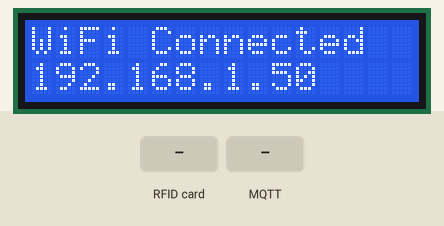
Bench run of a sketch on a simulated ESP8266 (NodeMCU). Shown: 16×2 character LCD. Inputs (shaded band) come from the test bench. WiFi joins after 1.5 s; servers stay silent unless stated; no MQTT or app messages arrive unless stated; what the sketch prints to the serial monitor is not drawn.

Above: at 2.2 s.
At 4.8 s:
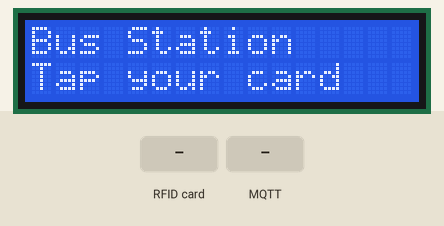
4.9 s: RFID card 5E 7A 19 C4 held to the reader
At 5.4 s:
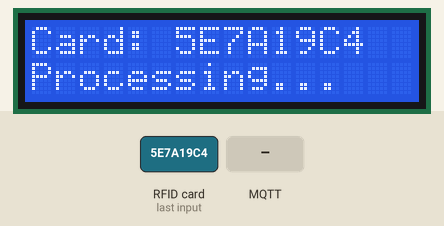
7.9 s: MQTT message "1" arrives on the first subscribed topic
At 9.0 s:
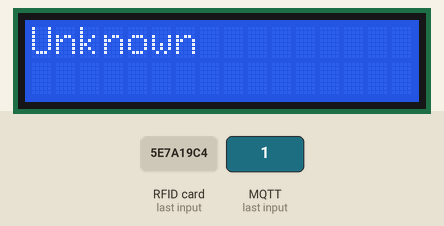
10.9 s: MQTT message "0" arrives on the first subscribed topic
13.9 s: MQTT message "2" arrives on the first subscribed topic
Timing chart, 0 to 16.9 s (numbered marks = the images above; inputs shaded):
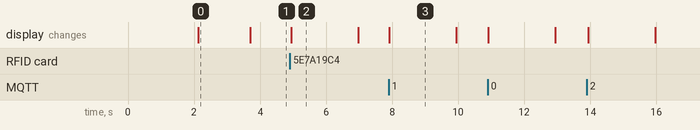

The sketch:

bus_station.ino
```cpp
// ============================================
// Student Management System - BUS STATION
// ESP8266 + RFID-RC522 + LCD 16x2
// ============================================
// Student taps NFC card when boarding the bus.
// Publishes NFC UID to MQTT topic: school/nfc/bus
// LCD shows student name after tap.

#include <ESP8266WiFi.h>
#include <PubSubClient.h>
#include <SPI.h>
#include <MFRC522.h>
#include <Wire.h>
#include <LiquidCrystal_I2C.h>
#include <ArduinoJson.h>

// ---- CONFIGURATION ----
const char* WIFI_SSID     = "YourWiFiName";
const char* WIFI_PASSWORD = "YourWiFiPassword";
const char* MQTT_SERVER   = "192.168.1.100";  // Raspberry Pi IP
const int   MQTT_PORT     = 1883;
const char* DEVICE_ID     = "bus-esp-01";
const char* TAP_POINT     = "bus_in";
const int   BUS_ROUTE_ID  = 1;  // Change per bus: 1, 2, or 3

// RFID pins
#define SS_PIN   15  // D8
#define RST_PIN  5   // D1

// Objects
MFRC522 rfid(SS_PIN, RST_PIN);
WiFiClient espClient;
PubSubClient mqtt(espClient);
LiquidCrystal_I2C lcd(0x27, 16, 2);

unsigned long lastTapTime = 0;
const unsigned long TAP_COOLDOWN = 3000;

bool initRFID() {
  digitalWrite(RST_PIN, LOW);
  delay(50);
  digitalWrite(RST_PIN, HIGH);
  delay(50);

  rfid.PCD_Init();
  delay(100);
  rfid.PCD_AntennaOn();
  delay(50);

  byte v = rfid.PCD_ReadRegister(rfid.VersionReg);
  Serial.print("RFID firmware version: 0x");
  Serial.println(v, HEX);

  if (v == 0x00 || v == 0xFF) {
    Serial.println("ERROR: Cannot communicate with RC522!");
    Serial.println("Check wiring: SDA->D8, SCK->D5, MOSI->D7, MISO->D6, RST->D1, 3.3V, GND");
    return false;
  }

  byte gain = rfid.PCD_ReadRegister(rfid.RFCfgReg) & 0x70;
  Serial.print("Antenna gain: 0x");
  Serial.println(gain >> 4, HEX);
  rfid.PCD_WriteRegister(rfid.RFCfgReg, (rfid.PCD_ReadRegister(rfid.RFCfgReg) & ~0x70) | 0x70);
  Serial.println("Antenna gain set to MAX (0x7)");

  rfid.PCD_SetAntennaGain(rfid.RxGain_max);
  return true;
}

void setup() {
  Serial.begin(115200);
  Serial.println("\n=== Bus Station Starting ===");

  pinMode(RST_PIN, OUTPUT);
  digitalWrite(RST_PIN, LOW);

  Wire.begin(4, 0);
  lcd.init();
  lcd.backlight();
  lcd.setCursor(0, 0);
  lcd.print("Bus Station");
  lcd.setCursor(0, 1);
  lcd.print("Starting...");

  SPI.begin();
  delay(200);

  bool rfidOk = false;
  for (int attempt = 1; attempt <= 3; attempt++) {
    Serial.print("RFID init attempt ");
    Serial.println(attempt);
    if (initRFID()) {
      rfidOk = true;
      break;
    }
    delay(500);
  }

  if (!rfidOk) {
    lcd.clear();
    lcd.setCursor(0, 0);
    lcd.print("RFID ERROR!");
    lcd.setCursor(0, 1);
    lcd.print("Check wiring");
    Serial.println("RFID FAILED after 3 attempts. Check wiring!");
  } else {
    Serial.println("RFID reader initialized OK");
  }

  connectWiFi();

  mqtt.setServer(MQTT_SERVER, MQTT_PORT);
  mqtt.setCallback(mqttCallback);
  connectMQTT();

  lcd.clear();
  lcd.setCursor(0, 0);
  lcd.print("Bus Station");
  lcd.setCursor(0, 1);
  lcd.print("Tap your card");
}

void loop() {
  if (!mqtt.connected()) {
    connectMQTT();
  }
  mqtt.loop();

  if (!rfid.PICC_IsNewCardPresent() || !rfid.PICC_ReadCardSerial()) {
    return;
  }

  unsigned long now = millis();
  if (now - lastTapTime < TAP_COOLDOWN) {
    rfid.PICC_HaltA();
    rfid.PCD_StopCrypto1();
    return;
  }
  lastTapTime = now;

  // Read UID
  String uid = "";
  for (byte i = 0; i < rfid.uid.size; i++) {
    if (rfid.uid.uidByte[i] < 0x10) uid += "0";
    uid += String(rfid.uid.uidByte[i], HEX);
  }
  uid.toUpperCase();

  Serial.print("Card detected: ");
  Serial.println(uid);

  // Show on LCD
  lcd.clear();
  lcd.setCursor(0, 0);
  lcd.print("Card: " + uid);
  lcd.setCursor(0, 1);
  lcd.print("Processing...");

  // Publish to MQTT
  StaticJsonDocument<200> doc;
  doc["uid"] = uid;
  doc["device_id"] = DEVICE_ID;
  doc["tap_point"] = TAP_POINT;
  doc["bus_route_id"] = BUS_ROUTE_ID;

  char payload[200];
  serializeJson(doc, payload);
  mqtt.publish("school/nfc/bus", payload);

  Serial.print("Published: ");
  Serial.println(payload);

  // Wait then reset display
  delay(2000);
  lcd.clear();
  lcd.setCursor(0, 0);
  lcd.print("Bus Station");
  lcd.setCursor(0, 1);
  lcd.print("Tap your card");

  rfid.PICC_HaltA();
  rfid.PCD_StopCrypto1();
}

void connectWiFi() {
  Serial.print("Connecting to WiFi");
  WiFi.begin(WIFI_SSID, WIFI_PASSWORD);
  int attempts = 0;
  while (WiFi.status() != WL_CONNECTED && attempts < 30) {
    delay(500);
    Serial.print(".");
    attempts++;
  }
  if (WiFi.status() == WL_CONNECTED) {
    Serial.println("\nWiFi connected! IP: " + WiFi.localIP().toString());
    lcd.clear();
    lcd.setCursor(0, 0);
    lcd.print("WiFi Connected");
    lcd.setCursor(0, 1);
    lcd.print(WiFi.localIP().toString());
    delay(1500);
  } else {
    Serial.println("\nWiFi FAILED!");
    lcd.clear();
    lcd.setCursor(0, 0);
    lcd.print("WiFi FAILED!");
    lcd.setCursor(0, 1);
    lcd.print("Check settings");
  }
}

void connectMQTT() {
  while (!mqtt.connected()) {
    Serial.print("Connecting to MQTT...");
    if (mqtt.connect(DEVICE_ID)) {
      Serial.println("connected!");
      mqtt.subscribe("school/response/bus");
    } else {
      Serial.print("failed, rc=");
      Serial.println(mqtt.state());
      delay(2000);
    }
  }
}

void mqttCallback(char* topic, byte* payload, unsigned int length) {
  String message = "";
  for (unsigned int i = 0; i < length; i++) {
    message += (char)payload[i];
  }
  Serial.print("MQTT received: ");
  Serial.println(message);

  // Parse response to show student name on LCD
  StaticJsonDocument<200> doc;
  if (deserializeJson(doc, message) == DeserializationError::Ok) {
    const char* name = doc["student_name"] | "Unknown";
    const char* status = doc["status"] | "";

    lcd.clear();
    lcd.setCursor(0, 0);
    lcd.print(String(name).substring(0, 16));
    lcd.setCursor(0, 1);
    lcd.print(String(status).substring(0, 16));
    delay(2000);
    lcd.clear();
    lcd.setCursor(0, 0);
    lcd.print("Bus Station");
    lcd.setCursor(0, 1);
    lcd.print("Tap your card");
  }
}
```

Measured:
- after the input at 4.9 s, the display: changes after 0.05 s (image 2)
- after the input at 7.9 s, the display: changes at once (image 3)
- what the display in image 0 shows lasts 1.6 s, from 2.1 s to 3.7 s
- what the display in image 2 shows lasts 2.1 s, from 4.9 s to 7.0 s
